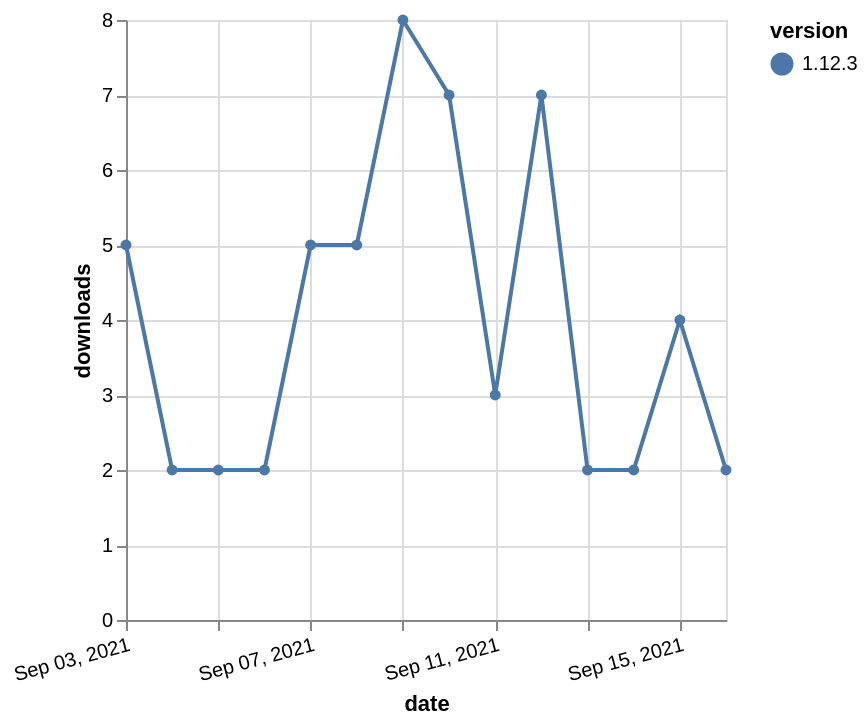

Vega-Lite specification stored for this chart:
### Vega-Lite specification from a JSON file in a GitHub repository (floating-point values rounded to 4 significant figures)
{"$schema": "https://vega.github.io/schema/vega-lite/v5.json", "description": "A simple bar chart with embedded data.", "data": {"values": [{"date": "2021-09-03", "total": 11052, "delta": 5, "version": "1.12.3"}, {"date": "2021-09-04", "total": 11054, "delta": 2, "version": "1.12.3"}, {"date": "2021-09-05", "total": 11056, "delta": 2, "version": "1.12.3"}, {"date": "2021-09-06", "total": 11058, "delta": 2, "version": "1.12.3"}, {"date": "2021-09-07", "total": 11063, "delta": 5, "version": "1.12.3"}, {"date": "2021-09-08", "total": 11068, "delta": 5, "version": "1.12.3"}, {"date": "2021-09-09", "total": 11076, "delta": 8, "version": "1.12.3"}, {"date": "2021-09-10", "total": 11083, "delta": 7, "version": "1.12.3"}, {"date": "2021-09-11", "total": 11086, "delta": 3, "version": "1.12.3"}, {"date": "2021-09-12", "total": 11093, "delta": 7, "version": "1.12.3"}, {"date": "2021-09-13", "total": 11095, "delta": 2, "version": "1.12.3"}, {"date": "2021-09-14", "total": 11097, "delta": 2, "version": "1.12.3"}, {"date": "2021-09-15", "total": 11101, "delta": 4, "version": "1.12.3"}, {"date": "2021-09-16", "total": 11103, "delta": 2, "version": "1.12.3"}]}, "width": "container", "mark": {"type": "line", "point": {"filled": true}}, "encoding": {"x": {"field": "date", "type": "temporal", "timeUnit": "yearmonthdate", "title": "date", "axis": {"labelAngle": -15}}, "y": {"field": "delta", "type": "quantitative", "title": "downloads"}, "color": {"field": "version", "type": "nominal"}, "tooltip": {"field": "delta"}}}
